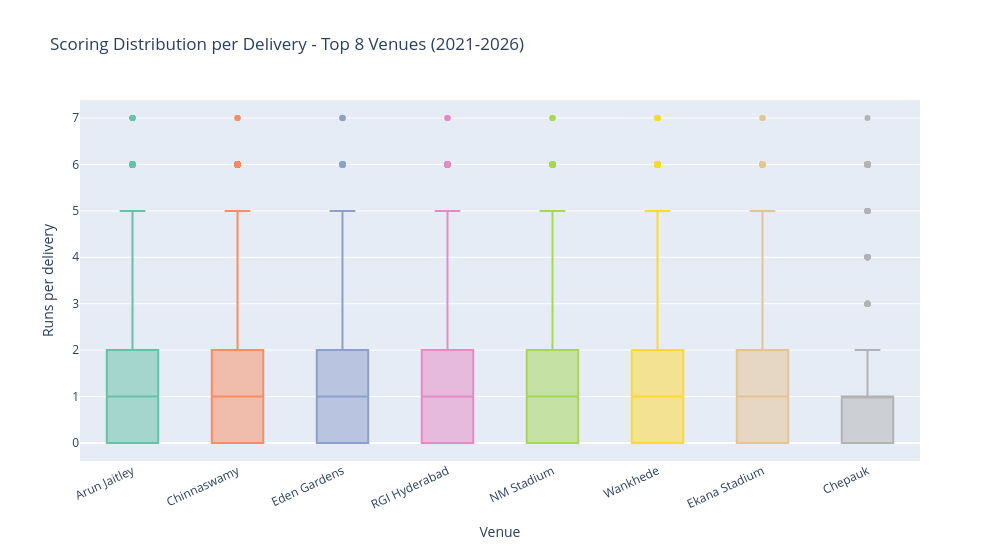

Write notebook code for a chart like this one.
### Markdown cell above
## Step 5 - Box Plot: Distribution of Scoring per Delivery

The bar chart above only shows the mean. Two venues can have the same mean run rate but behave very differently - one might be consistently moderate while the other swings between low-scoring and high-scoring matches. The box plot shows the full spread.

How to read a box plot:
- The box covers the middle 50% of values (25th to 75th percentile)
- The line inside the box is the median
- The whiskers extend to roughly 1.5 times the box width from either edge
- Dots outside the whiskers are outlier deliveries (boundaries, penalty extras)

### Code cell
# focus on the top 8 venues by match count for readability
top_venues = venue_stats.nlargest(8, 'matches')['venue'].tolist()

df_top = df_legal[df_legal['venue'].isin(top_venues)].copy()

# replace full venue names with short names for the chart
df_top['venue_short'] = df_top['venue'].map(venue_short).fillna(df_top['venue'])

# order venues by run rate (high to low) so the chart reads left-to-right = high-to-low scoring
venue_order = (
    results_df[results_df['venue'].isin(top_venues)]
    .sort_values('run_rate', ascending=False)['venue_short']
    .tolist()
)

fig2 = px.box(
    df_top,
    x='venue_short',
    y='total_runs',
    category_orders={'venue_short': venue_order},
    title='Scoring Distribution per Delivery - Top 8 Venues (2021-2026)',
    labels={'venue_short': 'Venue', 'total_runs': 'Runs per delivery'},
    color='venue_short',
    color_discrete_sequence=px.colors.qualitative.Set2
)

fig2.update_layout(
    width=1000,
    height=550,
    showlegend=False,
    xaxis=dict(tickangle=-25)
)

fig2.show()

### Figure 1 — Plotly figure (JSON) as saved in the notebook; plotly's stock layout.template omitted (floating-point values rounded to 4 significant figures; data arrays with more than 128 entries replaced by an {"elided": "..."} marker saying what was removed)
{"data": [{"alignmentgroup": "True", "hovertemplate": "Venue=%{x}<br>Runs per delivery=%{y}<extra></extra>", "legendgroup": "Arun Jaitley", "marker": {"color": "rgb(102,194,165)"}, "name": "Arun Jaitley", "notched": false, "offsetgroup": "Arun Jaitley", "orientation": "v", "showlegend": true, "type": "box", "x": {"elided": "6284 str values"}, "x0": " ", "xaxis": "x", "y": {"elided": "6284 int values"}, "y0": " ", "yaxis": "y"}, {"alignmentgroup": "True", "hovertemplate": "Venue=%{x}<br>Runs per delivery=%{y}<extra></extra>", "legendgroup": "Chinnaswamy", "marker": {"color": "rgb(252,141,98)"}, "name": "Chinnaswamy", "notched": false, "offsetgroup": "Chinnaswamy", "orientation": "v", "showlegend": true, "type": "box", "x": {"elided": "5505 str values"}, "x0": " ", "xaxis": "x", "y": {"elided": "5505 int values"}, "y0": " ", "yaxis": "y"}, {"alignmentgroup": "True", "hovertemplate": "Venue=%{x}<br>Runs per delivery=%{y}<extra></extra>", "legendgroup": "Eden Gardens", "marker": {"color": "rgb(141,160,203)"}, "name": "Eden Gardens", "notched": false, "offsetgroup": "Eden Gardens", "orientation": "v", "showlegend": true, "type": "box", "x": {"elided": "5935 str values"}, "x0": " ", "xaxis": "x", "y": {"elided": "5935 int values"}, "y0": " ", "yaxis": "y"}, {"alignmentgroup": "True", "hovertemplate": "Venue=%{x}<br>Runs per delivery=%{y}<extra></extra>", "legendgroup": "RGI Hyderabad", "marker": {"color": "rgb(231,138,195)"}, "name": "RGI Hyderabad", "notched": false, "offsetgroup": "RGI Hyderabad", "orientation": "v", "showlegend": true, "type": "box", "x": {"elided": "5240 str values"}, "x0": " ", "xaxis": "x", "y": {"elided": "5240 int values"}, "y0": " ", "yaxis": "y"}, {"alignmentgroup": "True", "hovertemplate": "Venue=%{x}<br>Runs per delivery=%{y}<extra></extra>", "legendgroup": "NM Stadium", "marker": {"color": "rgb(166,216,84)"}, "name": "NM Stadium", "notched": false, "offsetgroup": "NM Stadium", "orientation": "v", "showlegend": true, "type": "box", "x": {"elided": "8332 str values"}, "x0": " ", "xaxis": "x", "y": {"elided": "8332 int values"}, "y0": " ", "yaxis": "y"}, {"alignmentgroup": "True", "hovertemplate": "Venue=%{x}<br>Runs per delivery=%{y}<extra></extra>", "legendgroup": "Wankhede", "marker": {"color": "rgb(255,217,47)"}, "name": "Wankhede", "notched": false, "offsetgroup": "Wankhede", "orientation": "v", "showlegend": true, "type": "box", "x": {"elided": "12974 str values"}, "x0": " ", "xaxis": "x", "y": {"elided": "12974 int values"}, "y0": " ", "yaxis": "y"}, {"alignmentgroup": "True", "hovertemplate": "Venue=%{x}<br>Runs per delivery=%{y}<extra></extra>", "legendgroup": "Ekana Stadium", "marker": {"color": "rgb(229,196,148)"}, "name": "Ekana Stadium", "notched": false, "offsetgroup": "Ekana Stadium", "orientation": "v", "showlegend": true, "type": "box", "x": {"elided": "5950 str values"}, "x0": " ", "xaxis": "x", "y": {"elided": "5950 int values"}, "y0": " ", "yaxis": "y"}, {"alignmentgroup": "True", "hovertemplate": "Venue=%{x}<br>Runs per delivery=%{y}<extra></extra>", "legendgroup": "Chepauk", "marker": {"color": "rgb(179,179,179)"}, "name": "Chepauk", "notched": false, "offsetgroup": "Chepauk", "orientation": "v", "showlegend": true, "type": "box", "x": {"elided": "8861 str values"}, "x0": " ", "xaxis": "x", "y": {"elided": "8861 int values"}, "y0": " ", "yaxis": "y"}], "layout": {"boxmode": "overlay", "height": 550, "legend": {"title": {"text": "Venue"}, "tracegroupgap": 0}, "showlegend": false, "title": {"text": "Scoring Distribution per Delivery - Top 8 Venues (2021-2026)"}, "width": 1000, "xaxis": {"anchor": "y", "categoryarray": ["Arun Jaitley", "Chinnaswamy", "Eden Gardens", "RGI Hyderabad", "NM Stadium", "Wankhede", "Ekana Stadium", "Chepauk"], "categoryorder": "array", "domain": [0, 1], "tickangle": -25, "title": {"text": "Venue"}}, "yaxis": {"anchor": "x", "domain": [0, 1], "title": {"text": "Runs per delivery"}}}}
